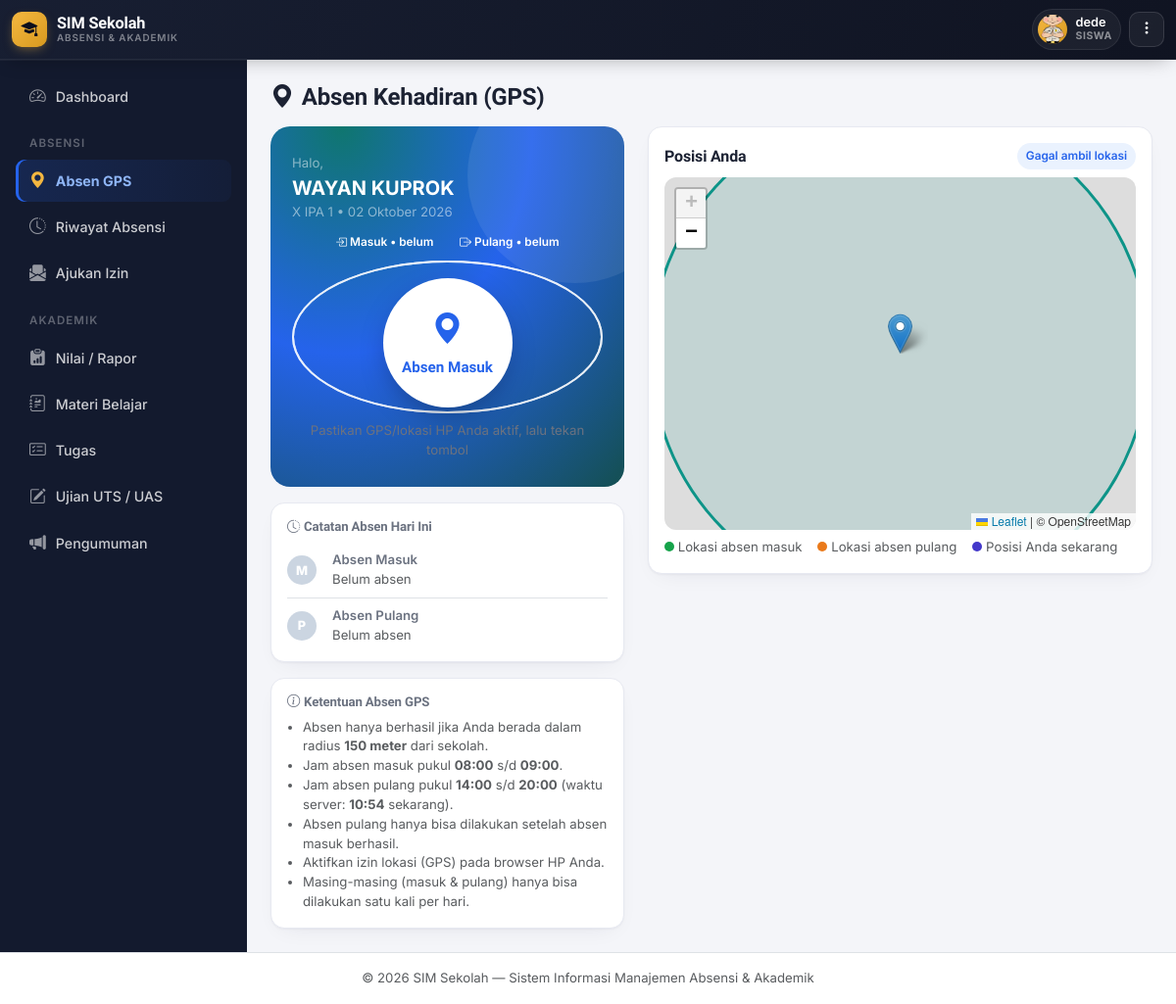
The page /absensi/gps.php (signed in) on the database its author committed.
### tables this page shows
CREATE TABLE `siswa` (
  `id` int NOT NULL,
  `nis` varchar(20) NOT NULL,
  `nisn` varchar(20) DEFAULT NULL,
  `nama_lengkap` varchar(100) NOT NULL,
  `jenis_kelamin` enum('L','P') NOT NULL,
  `tempat_lahir` varchar(50) DEFAULT NULL,
  `tanggal_lahir` date DEFAULT NULL,
  `agama` varchar(30) DEFAULT NULL,
  `alamat` text,
  `no_hp` varchar(20) DEFAULT NULL,
  `email` varchar(100) DEFAULT NULL,
  `nama_ayah` varchar(100) DEFAULT NULL,
  `nama_ibu` varchar(100) DEFAULT NULL,
  `no_hp_ortu` varchar(20) DEFAULT NULL,
  `pekerjaan_ortu` varchar(50) DEFAULT NULL,
  `foto` varchar(255) DEFAULT NULL,
  `kelas_id` int DEFAULT NULL,
  `status` enum('Aktif','Pindah','Lulus','Keluar') DEFAULT 'Aktif',
  `tanggal_masuk` date DEFAULT NULL,
  `created_at` timestamp NULL DEFAULT CURRENT_TIMESTAMP
);

CREATE TABLE `kelas` (
  `id` int NOT NULL,
  `nama_kelas` varchar(50) NOT NULL,
  `tingkat` varchar(10) NOT NULL,
  `jurusan` varchar(50) DEFAULT NULL,
  `wali_kelas` varchar(100) DEFAULT NULL,
  `wali_kelas_user_id` int DEFAULT NULL,
  `tahun_ajaran` varchar(20) NOT NULL,
  `created_at` timestamp NULL DEFAULT CURRENT_TIMESTAMP
);

CREATE TABLE `lokasi_sekolah` (
  `id` int NOT NULL,
  `nama_lokasi` varchar(100) NOT NULL DEFAULT 'Sekolah',
  `latitude` decimal(10,7) NOT NULL,
  `longitude` decimal(10,7) NOT NULL,
  `radius_meter` int NOT NULL DEFAULT '150',
  `jam_mulai` time NOT NULL DEFAULT '06:00:00',
  `jam_selesai` time NOT NULL DEFAULT '08:00:00',
  `jam_pulang_mulai` time NOT NULL DEFAULT '14:00:00',
  `jam_pulang_selesai` time NOT NULL DEFAULT '17:00:00',
  `aktif` tinyint(1) NOT NULL DEFAULT '1',
  `updated_at` timestamp NULL DEFAULT CURRENT_TIMESTAMP ON UPDATE CURRENT_TIMESTAMP
);

### includes/functions.php (called while the page is built, shortened)
<?php
function clean($str) {
    return htmlspecialchars(trim($str ?? ''), ENT_QUOTES, 'UTF-8');
}
function formatTanggalIndo($tanggal) {
    $bulan = ['01'=>'Januari','02'=>'Februari','03'=>'Maret','04'=>'April','05'=>'Mei','06'=>'Juni',
              '07'=>'Juli','08'=>'Agustus','09'=>'September','10'=>'Oktober','11'=>'November','12'=>'Desember'];
    $d = date('d', strtotime($tanggal));
    $m = date('m', strtotime($tanggal));
    $y = date('Y', strtotime($tanggal));
    return "{$d} {$bulan[$m]} {$y}";
}

### includes/auth.php (called while the page is built, shortened)
<?php
require_once __DIR__ . '/functions.php';
function currentUser() {
    return [
        'id'       => $_SESSION['user_id'] ?? null,
        'nama'     => $_SESSION['user_nama'] ?? '',
        'role'     => $_SESSION['user_role'] ?? '',
        'siswa_id' => $_SESSION['user_siswa_id'] ?? null,
    ];
}

### includes/libur.php (called while the page is built, shortened)
<?php
function cekHariLibur($pdo, $tanggal) {
    $timestamp = strtotime($tanggal);
    $hariAngka = (int)date('N', $timestamp);
    $stmt = $pdo->prepare("SELECT keterangan, jenis FROM hari_libur WHERE tanggal = ?");
    $stmt->execute([$tanggal]);
    $row = $stmt->fetch();
    return ['libur' => false, 'keterangan' => null, 'jenis' => null];
}

### absensi/gps.php (the view, shortened to what this page needs)
<?php
require_once __DIR__ . '/../includes/auth.php';
require_once __DIR__ . '/../includes/libur.php';
$user = currentUser();
$stmtSiswa = $pdo->prepare("SELECT s.*, k.nama_kelas FROM siswa s LEFT JOIN kelas k ON s.kelas_id = k.id WHERE s.id = ?");
$stmtSiswa->execute([$user['siswa_id']]);
$siswa = $stmtSiswa->fetch();
$lokasi = $pdo->query("SELECT * FROM lokasi_sekolah ORDER BY id DESC LIMIT 1")->fetch();
$hariIni = date('Y-m-d');
$stmtAbsenHariIni = $pdo->prepare("SELECT * FROM absensi WHERE siswa_id = ? AND tanggal = ?");
$stmtAbsenHariIni->execute([$user['siswa_id'], $hariIni]);
$absenHariIni = $stmtAbsenHariIni->fetch();
$sudahMasuk  = $absenHariIni && $absenHariIni['status'] === 'Hadir';
$sudahPulang = $absenHariIni && !empty($absenHariIni['jam_pulang']);
$infoLibur = cekHariLibur($pdo, $hariIni);
if ($infoLibur['libur'] && !$sudahMasuk) {
    $tahap = 'libur';
} elseif (!$sudahMasuk) {
    $tahap = 'masuk';
} elseif (!$sudahPulang) {
    $tahap = 'pulang';
} else {
    $tahap = 'selesai';
}
include __DIR__ . '/../includes/header.php';
?>
<h4 class="fw-bold mb-3"><i class="bi bi-geo-alt-fill me-2"></i>Absen Kehadiran (GPS)</h4>
<?php if (!$siswa || !$siswa['kelas_id']): ?>
  <div class="card p-4 text-center">
    <i class="bi bi-exclamation-triangle text-warning fs-1 mb-2"></i>
    <p class="mb-0">Akun Anda belum terhubung ke data kelas. Silakan hubungi admin sekolah.</p>
  </div>
<?php else: ?>
<div class="row g-4">
  <div class="col-lg-5">
    <div class="gps-hero mb-3">
      <div class="d-flex justify-content-between align-items-start mb-2 position-relative">
        <div>
          <div class="small text-white-50">Halo,</div>
          <div class="fw-bold fs-5"><?= clean($siswa['nama_lengkap']) ?></div>
          <div class="small text-white-50"><?= clean($siswa['nama_kelas'] ?? '-') ?> &bull; <?= formatTanggalIndo($hariIni) ?></div>
        </div>
      </div>
      <div class="text-center mb-2">
        <span class="badge-soft <?= $sudahMasuk ? 'good' : '' ?>" style="margin-right:6px;">
          <i class="bi <?= $sudahMasuk ? 'bi-check-circle-fill' : 'bi-box-arrow-in-right' ?>"></i>
          Masuk <?= $sudahMasuk ? '&bull; selesai' : '&bull; belum' ?>
        </span>
        <span class="badge-soft <?= $sudahPulang ? 'good' : '' ?>">
          <i class="bi <?= $sudahPulang ? 'bi-check-circle-fill' : 'bi-box-arrow-right' ?>"></i>
          Pulang <?= $sudahPulang ? '&bull; selesai' : '&bull; belum' ?>
        </span>
      </div>
      <div class="gps-btn-wrap position-relative">
        <button type="button" id="btnAbsen" class="gps-btn <?= $tahap === 'selesai' ? 'done' : '' ?>" data-tahap="<?= $tahap ?>" <?= $tahap === 'selesai' ? 'disabled' : '' ?>>
          <i class="bi <?= $tahap === 'selesai' ? 'bi-check-lg' : ($tahap === 'pulang' ? 'bi-box-arrow-right' : 'bi-geo-alt-fill') ?>"></i>
          <span id="btnAbsenLabel"><?php
            if ($tahap === 'masuk') echo 'Absen Masuk';
            elseif ($tahap === 'pulang') echo 'Absen Pulang';
            else echo 'Sudah Absen';
          ?></span>
        </button>
      </div>
      <div class="text-center mt-2 small text-white-75" id="statusText">
        <?php if ($tahap === 'selesai'): ?>
          Tercatat hadir masuk & pulang hari ini
        <?php elseif ($tahap === 'pulang'): ?>
          Sudah absen masuk. Pastikan GPS aktif, lalu tekan tombol untuk absen pulang.
        <?php else: ?>
          Pastikan GPS/lokasi HP Anda aktif, lalu tekan tombol
        <?php endif; ?>
      </div>
    </div>
    <div class="card p-3 mb-3" id="catatanAbsen">
      <h6 class="fw-bold small mb-2"><i class="bi bi-clock-history me-1"></i>Catatan Absen Hari Ini</h6>
      <div class="d-flex align-items-center gap-3 py-2 border-bottom">
        <span class="absen-dot <?= $sudahMasuk ? 'masuk' : 'kosong' ?>" id="dotMasuk">M</span>
        <div class="flex-grow-1">
          <div class="fw-semibold small">Absen Masuk</div>
          <div class="small text-muted" id="infoMasuk">Belum absen</div>
        </div>
      </div>
      <div class="d-flex align-items-center gap-3 pt-2">
        <span class="absen-dot <?= $sudahPulang ? 'pulang' : 'kosong' ?>" id="dotPulang">P</span>
        <div class="flex-grow-1">
          <div class="fw-semibold small">Absen Pulang</div>
          <div class="small text-muted" id="infoPulang">Belum absen</div>
        </div>
      </div>
    </div>
    <div class="card p-3">
      <h6 class="fw-bold small mb-2"><i class="bi bi-info-circle me-1"></i>Ketentuan Absen GPS</h6>
      <ul class="small text-muted mb-0 ps-3">
        <li>Absen hanya berhasil jika Anda berada dalam radius <strong><?= (int)$lokasi['radius_meter'] ?> meter</strong> dari sekolah.</li>
        <li>Jam absen masuk pukul <strong><?= substr($lokasi['jam_mulai'],0,5) ?></strong> s/d <strong><?= substr($lokasi['jam_selesai'],0,5) ?></strong>.</li>
        <li>Jam absen pulang pukul <strong><?= substr($lokasi['jam_pulang_mulai'],0,5) ?></strong> s/d <strong><?= substr($lokasi['jam_pulang_selesai'],0,5) ?></strong> (waktu server: <strong><?= date('H:i') ?></strong> sekarang).</li>
        <li>Absen pulang hanya bisa dilakukan setelah absen masuk berhasil.</li>
        <li>Aktifkan izin lokasi (GPS) pada browser HP Anda.</li>
        <li>Masing-masing (masuk & pulang) hanya bisa dilakukan satu kali per hari.</li>
      </ul>
    </div>
  </div>
  <div class="col-lg-7">
    <div class="card p-3">
      <div class="d-flex justify-content-between align-items-center mb-2">
        <h6 class="fw-bold mb-0">Posisi Anda</h6>
        <span class="badge-soft gps" id="jarakBadge">Menunggu lokasi...</span>
      </div>
      <div id="map" style="height:360px; border-radius:12px;"></div>
      <div class="small text-muted mt-2 d-flex gap-3 flex-wrap">
        <span><span style="display:inline-block;width:10px;height:10px;border-radius:50%;background:#16A34A;"></span> Lokasi absen masuk</span>
        <span><span style="display:inline-block;width:10px;height:10px;border-radius:50%;background:#EA7A1B;"></span> Lokasi absen pulang</span>
        <span><span style="display:inline-block;width:10px;height:10px;border-radius:50%;background:#4338CA;"></span> Posisi Anda sekarang</span>
      </div>
    </div>
  </div>
</div>
<link rel="stylesheet" href="https://unpkg.com/leaflet@1.9.4/dist/leaflet.css" />
<?php endif; ?>
<?php include __DIR__ . '/../includes/footer.php'; ?>

### includes/header.php (shortened to what this page needs)
<!DOCTYPE html>
<html lang="id">
<head>
<link href="https://cdn.jsdelivr.net/npm/bootstrap@5.3.3/dist/css/bootstrap.min.css" rel="stylesheet">
<link href="https://cdn.jsdelivr.net/npm/bootstrap-icons@1.11.3/font/bootstrap-icons.css" rel="stylesheet">
<link href="<?= BASE_URL ?>/assets/css/style.css" rel="stylesheet">
</head>
<body>
<?php
$roleNow = currentUser()['role'];
$roleLabel = ['admin'=>'Admin','guru'=>'Guru','wali_kelas'=>'Wali Kelas','siswa'=>'Siswa'][$roleNow] ?? $roleNow;
$namaNow = currentUser()['nama'];
$inisial = strtoupper(mb_substr($namaNow ?: '?', 0, 1));
$fotoTopbar = null;
if ($roleNow === 'siswa' && !empty(currentUser()['siswa_id'])) {
    $fotoPath = __DIR__ . '/../uploads/foto_siswa/';
    $stmtFotoNow = $pdo->prepare("SELECT foto FROM siswa WHERE id = ?");
    $stmtFotoNow->execute([currentUser()['siswa_id']]);
    $fotoNow = $stmtFotoNow->fetchColumn();
    if ($fotoNow && is_file($fotoPath . $fotoNow)) {
        $fotoTopbar = BASE_URL . '/uploads/foto_siswa/' . $fotoNow;
    }
}
?>
<nav class="navbar navbar-expand-lg gv-topbar sticky-top">
  <div class="container-fluid">
    <a class="gv-brand" href="<?= BASE_URL ?>/index.php">
      <span class="gv-brand-badge"><i class="bi bi-mortarboard-fill"></i></span>
      <span class="gv-brand-text d-none d-sm-block">
        SIM Sekolah
        <small>Absensi &amp; Akademik</small>
      </span>
    </a>
    <div class="ms-auto d-flex align-items-center gap-2">
      <div class="gv-user-chip">
        <div class="gv-user-avatar">
          <?php if ($fotoTopbar): ?>
            <img src="<?= clean($fotoTopbar) ?>" alt="Foto profil">
          <?php else: ?>
            <?= clean($inisial) ?>
          <?php endif; ?>
        </div>
        <div class="gv-user-meta d-none d-sm-block">
          <div class="name"><?= clean($namaNow) ?></div>
          <div class="role"><?= clean($roleLabel) ?></div>
        </div>
      </div>
      <div class="gv-more-wrap">
        <button class="gv-more-btn" type="button" id="btnUserMenu" aria-expanded="false" title="Menu akun">
          <i class="bi bi-three-dots-vertical"></i>
        </button>
      </div>
    </div>
  </div>
</nav>
<div class="d-flex">
<?php include __DIR__ . '/sidebar.php'; ?>
<main class="flex-grow-1 p-3 p-md-4 content-area">

### assets/css/style.css (style rules this page uses)
:root { --ink: #14173A; --ink-soft: #565B82; --bg: #F1F3FA; --surface: #FFFFFF; --line: #E4E7F2; --brand: #4338CA; --brand-2: #6D28D9; --brand-soft: #EEECFD; --gps: #0D9488; --gps-2: #0EA5A4; --gps-soft: #E1F5F3; --good: #16A34A; --good-soft: #E7F7ED; --warn: #D97706; --warn-soft: #FEF3E1; --bad: #DC2626; --bad-soft: #FCE8E7; --info: #2563EB; --info-soft: #E8EEFD; --radius-lg: 20px; --radius-md: 14px; --radius-sm: 9px; --shadow-1: 0 1px 2px rgba(20,23,58,.04), 0 8px 24px -12px rgba(20,23,58,.10); --shadow-2: 0 4px 10px rgba(20,23,58,.06), 0 16px 40px -16px rgba(20,23,58,.18); }
* { box-sizing: border-box; }
body { background: var(--bg); color: var(--ink); font-family: 'Inter', system-ui, sans-serif; font-size: .945rem; -webkit-font-smoothing: antialiased; }
h1, h2, h3, h4, h5, h6, .font-display { font-family: 'Sora', 'Inter', sans-serif; letter-spacing: -0.01em; color: var(--ink); }
a { text-decoration: none; }
small, .small { color: var(--ink-soft); }
.content-area { min-height: calc(100vh - 60px); padding-bottom: 90px; }
.card { border: 1px solid var(--line); border-radius: var(--radius-md); box-shadow: var(--shadow-1); }
.gps-hero { background: radial-gradient(120% 140% at 20% 0%, #0F766E 0%, var(--gps) 45%, #134E4A 100%); border-radius: var(--radius-lg); color: #fff; padding: 28px 22px; position: relative; overflow: hidden; }
.gps-hero::after { content: ""; position: absolute; right: -60px; top: -60px; width: 220px; height: 220px; border-radius: 50%; background: rgba(255,255,255,.08); }
.gps-btn-wrap { display: flex; justify-content: center; padding: 18px 0 6px; }
.gps-btn { position: relative; width: 132px; height: 132px; border-radius: 50%; border: none; background: #fff; color: var(--gps); font-family: 'Sora', sans-serif; font-weight: 700; font-size: .95rem; display: flex; flex-direction: column; align-items: center; justify-content: center; gap: 4px; box-shadow: 0 10px 30px -8px rgba(0,0,0,.35); cursor: pointer; transition: transform .15s ease; }
.gps-btn .bi { font-size: 2rem; opacity: 1; position: static; }
.badge-soft { border-radius: 999px; font-weight: 600; font-size: .74rem; padding: .38em .75em; }
.badge-soft.gps { background: var(--gps-soft); color: var(--gps); }

### includes/theme_gov.php (style rules this page uses)
:root { --navy:#131A2E; --navy-2:#0B0F1D; --navy-3:#1C2540; --gold:#F4B740; --gold-soft:#FDF3DD; --bg:#F4F5F9; --surface:#FFFFFF; --line:#E7E9F1; --ink:#1C2233; --ink-soft:#6B7280; --brand:#131A2E; --brand-2:#0B0F1D; --brand-soft:#EEF0F8; --gps:#2563EB; --gps-soft:#EAF2FE; --good:#16A34A; --good-soft:#E7F6EC; --warn:#EA7A1B; --warn-soft:#FDEEE0; --bad:#DC2626; --bad-soft:#FCEAEA; --info:#2563EB; --info-soft:#EAF2FE; --r-lg:16px; --r-md:12px; --r-sm:9px; --sh-sm:0 1px 2px rgba(19,26,46,.04), 0 1px 3px rgba(19,26,46,.06); --sh-md:0 4px 10px -2px rgba(19,26,46,.08), 0 8px 24px -8px rgba(19,26,46,.10); --sh-lg:0 12px 28px -6px rgba(19,26,46,.16), 0 4px 10px -4px rgba(19,26,46,.10); --ease:cubic-bezier(.4,0,.2,1); }
* { scrollbar-width:thin; scrollbar-color:#C7CBDA transparent; }
body { background:var(--bg); color:var(--ink); font-family:'Inter',system-ui,sans-serif; }

### absensi/gps.php (style rules this page uses)
.absen-dot { width:30px; height:30px; border-radius:50%; color:#fff; font-weight:800; font-size:.8rem; display:flex; align-items:center; justify-content:center; flex-shrink:0; }
.absen-dot.kosong { background:#CBD5E1; }

### rows shown on the page
siswa: foto (picture), nama_lengkap "WAYAN KUPROK", kelas.nama_kelas "X IPA 1"
lokasi_sekolah: radius_meter "150", jam_mulai "08:00", jam_selesai "09:00", jam_pulang_mulai "14:00", jam_pulang_selesai "20:00"

### other values the page prints
$namaNow "dede"
$roleLabel "SISWA"
$labelMenuIzin "Ajukan Izin"
